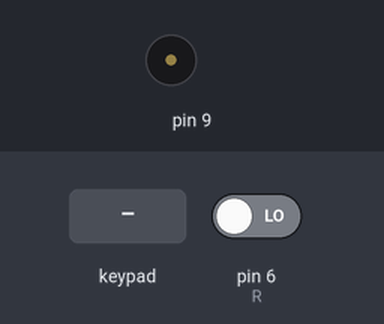
Bench run of a sketch on a simulated Arduino Uno, built with avr-gcc and run on an emulated ATmega328P. On the bench: buzzer (waves = sounding). Inputs (shaded band) come from the test bench; at power-on: pin 6 (R) LOW. What the sketch prints to the serial monitor is not drawn.

Above: at 1.2 s.
1.3 s: pin 6 (R) driven HIGH
At 2.1 s:
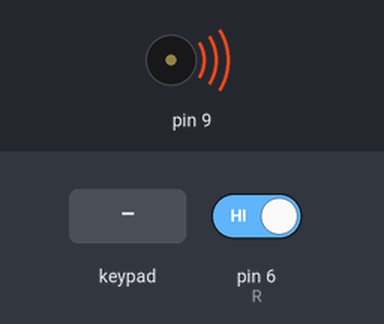
2.8 s: key '1' pressed
4.3 s: keypad keys 2 4 6 8 C pressed 0.4 s apart
7.8 s: key 'A' pressed
Timing chart, 0 to 10.3 s (numbered marks = the images above; inputs shaded):
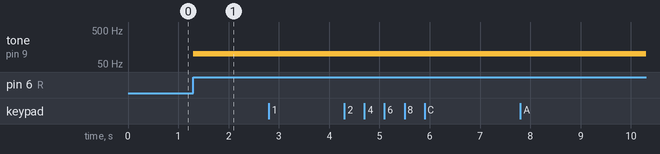

Measured:
- after the input at 1.3 s, tone on pin 9: silent → 100 Hz at once
- after the input at 2.8 s, every drawn part: stays the same
- after the input at 4.3 s, every drawn part: stays the same
- after the input at 7.8 s, every drawn part: stays the same

The sketch:

AlarmaSensor.ino
```cpp
#include <Keypad.h>
const int FILAS = 4;
const int COLUMNAS= 4;
const int buser = 9;
const int R = 6;
int lee;
char keys[FILAS][COLUMNAS]={
{'1','2','3','A'},
{'4','5','6','B'},
{'7','8','9','C'},
{'*','0','#','D'}
};
byte pinesFila[FILAS]={13,12,11,10};
byte pinesColumna[COLUMNAS]={A0,A1,A2,A3};
Keypad teclado=Keypad(makeKeymap(keys), pinesFila, pinesColumna,FILAS,COLUMNAS);
char teclaPrecionada;

char pass[6]="2468C";
char ingresaPass[6];
int indice=0;
#define salida(pin) pinMode(pin,OUTPUT);
#define entrada(pin) pinMode(pin,INPUT);
#define encender_b(pin) tone(pin,100);
#define apagar_b(pin) noTone(pin);
void setup()
{
Serial.begin(9600);
entrada(R);
salida(buser);
encender_b(buser);
apagar_b(buser);
}

void loop(){
teclaPrecionada=teclado.getKey();
if(teclaPrecionada){
ingresaPass[indice]=teclaPrecionada;
indice++;
Serial.print(teclaPrecionada);
}
lee=digitalRead(R);
if (lee == 1)
{
encender_b(buser);
}

if(indice==5){
if(strcmp(pass,ingresaPass)==0){
apagar_b(buser);
delay(5000);
Serial.println(" Acceso permitido");
}
indice=0;
}
}
```
